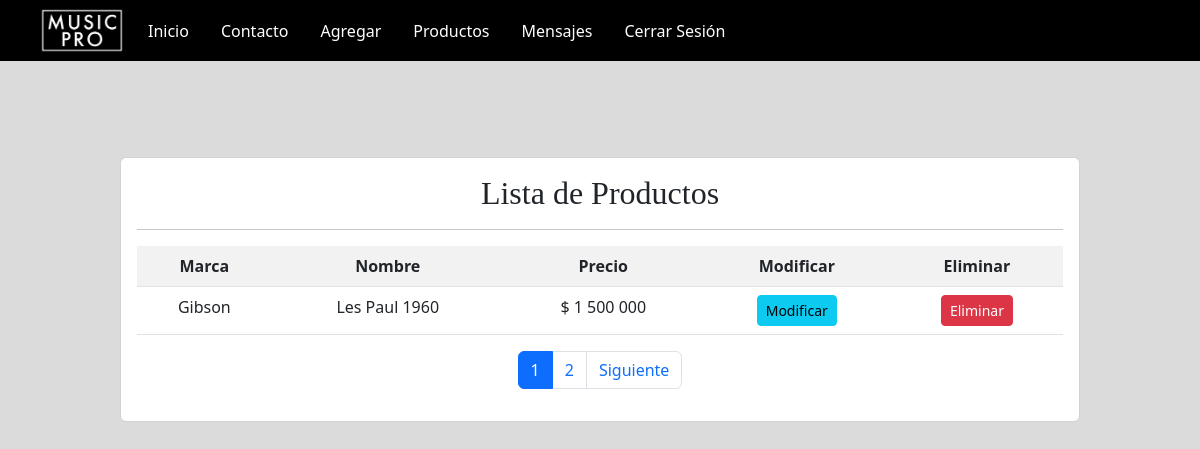
/listar/ (signed in), run on an earlier commit of the app's database.
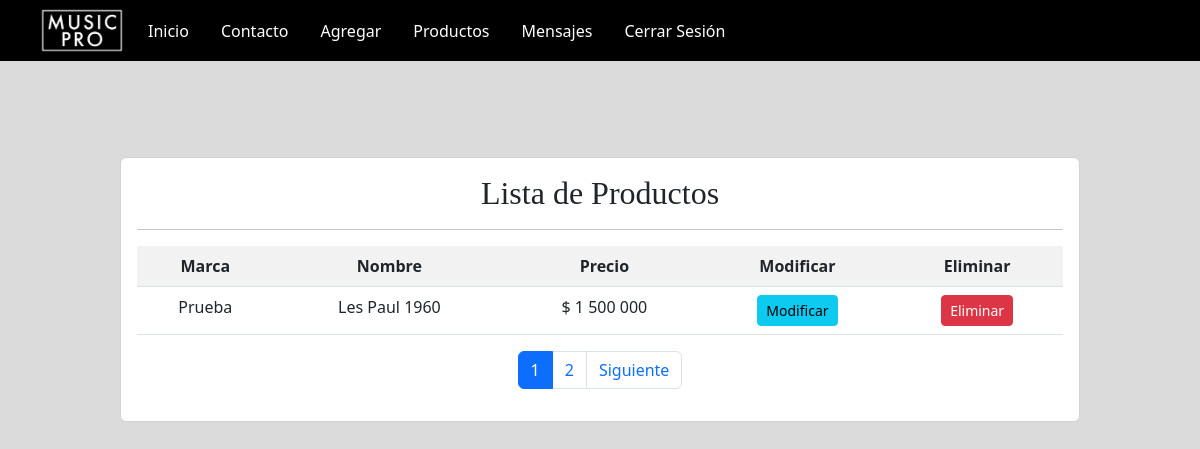
And on a later commit of the database.
### app/models.py (models this page shows, shortened)
class Producto(models.Model):
    nombre = models.CharField(max_length=25)
    precio = models.IntegerField()
    descripcion = models.TextField()
    marca = models.ForeignKey(Marca, on_delete=models.PROTECT)
    imagen = models.ImageField(upload_to="productos", null=True)

class Marca(models.Model):
    nombre = models.CharField(max_length=25)
    def __str__(self):
        return self.nombre

### app/views.py (the view)
# urls.py: path('listar/', listar_productos, name="listar"),
@permission_required('app.view_producto')
def listar_productos(request):
    productos = Producto.objects.all()
    page = request.GET.get('page',1)
    try:
        paginator = Paginator(productos, 1) #cantidad de productos a ver en el paginator
        productos = paginator.page(page)
    except:
        raise Http404
    data = {
        'entity': productos,
        'paginator': paginator
    }
    return render(request, 'app/producto/listar.html',data)

### app/templates/app/producto/listar.html
{% extends 'app/base.html' %}
{% block contenido %}
{% load humanize %}
<br> <br> <br>
<div class="card">
    <div class="card-body">
        <h2 style="text-align: center;" >Lista de Productos</h2>
        <hr>
        <table class="table table-striped table-hover table-responsive-sm">
            <tr>
                <th style="text-align: center;" >Marca</th>
                <th style="text-align: center;"  >Nombre</th>
                <th style="text-align: center;" >Precio</th>
                <th style="text-align: center;" >Modificar</th>
                <th style="text-align: center;" >Eliminar</th>
            </tr>
            {% for p in entity %}
            <tr>
                <td style="text-align: center;" > {{ p.marca | title }}</td>
                <td style="text-align: center;" >{{ p.nombre | title }}</td>
                <td style="text-align: center;" >$ {{ p.precio | intcomma }}</td>
                <td style="text-align: center;" >
                    <a style="text-align: center;"  href="{% url 'modificar_producto' p.id %}" class="btn btn-info btn-sm">Modificar</a>
                </td>
                <td style="text-align: center;" >
                    <a  style="text-align: center;" href="{% url 'eliminar_producto' p.id %}" class="btn btn-danger btn-sm">Eliminar</a>
                </td>
            </tr>
            {% endfor %}
        </table>
        <div>
            {% include 'app/paginator.html' %}
        </div>
{% endblock %}

What changed in the data, as far as the page shows it:
changed Producto: marca "Gibson" → "Prueba"
